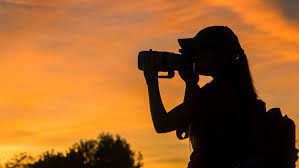
#> input picture a.jpg, 299 x 168 px
$ python 'Python CV file 1 10.15 but better.py'
#> lines starting #> are read from the running program, lines starting #| are printed output that depends on the picture
import cv2 as cv
import numpy as np
img1=cv.imread('a.jpg')#cv reads image a.jpg
#> img1 is the input picture: shape (168, 299, 3); mean B, G, R 40, 95.7, 156.5
img=cv.imread('a.jpg',0)#,0 makes image grayscaled or black or white
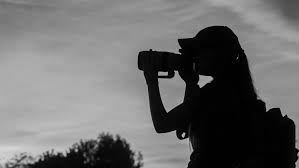
#> img: shape (168, 299); min 0, max 214, mean 107.5
cv.imshow('Grey',img)#shows img greyscaled
cv.imshow('image',img1)#shows img1 as image
cv.waitKey(0)#waits until key is pressed to get rid of image.
cv.destroyAllWindows()#destroys image

$ run again, with b.jpg copied over a.jpg
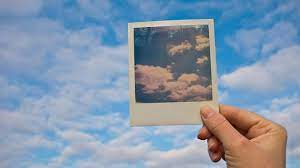
#> input picture b.jpg, 300 x 168 px
#> img1 is the input picture: shape (168, 300, 3); mean B, G, R 172.3, 151.2, 133.1
#> `img=cv.imread('a.jpg',0)#,0 makes image grayscaled or black or white`:
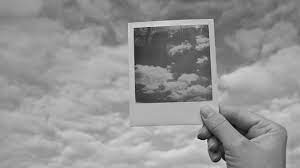
#> img: shape (168, 300); min 4, max 228, mean 148.2

$ run again, with c.jpg copied over a.jpg
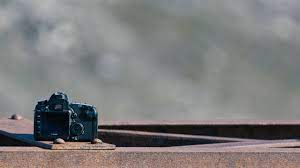
#> input picture c.jpg, 300 x 168 px
#> img1 is the input picture: shape (168, 300, 3); mean B, G, R 124.5, 124.2, 125.9
#> `img=cv.imread('a.jpg',0)#,0 makes image grayscaled or black or white`:
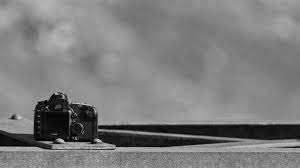
#> img: shape (168, 300); min 0, max 222, mean 124.7
